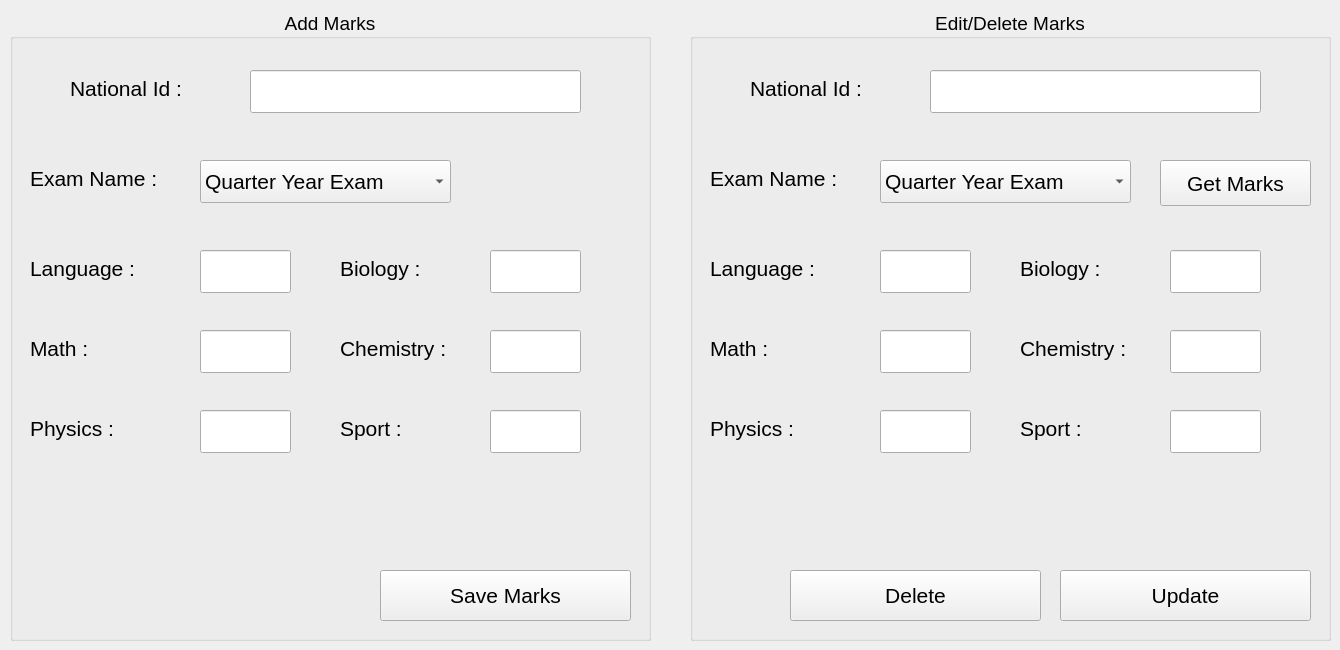
    <widget class="QWidget" name="tab_2">
     <attribute name="title">
      <string>Tab 2</string>
     </attribute>
     <widget class="QGroupBox" name="add_marks_groupBox">
      <property name="geometry">
       <rect>
        <x>10</x>
        <y>10</y>
        <width>641</width>
        <height>631</height>
       </rect>
      </property>
      <property name="font">
       <font>
        <pointsize>14</pointsize>
       </font>
      </property>
      <property name="title">
       <string>Add Marks</string>
      </property>
      <property name="alignment">
       <set>Qt::AlignCenter</set>
      </property>
      <widget class="QLabel" name="national_id_label_marks">
       <property name="geometry">
        <rect>
         <x>60</x>
         <y>60</y>
         <width>152</width>
         <height>37</height>
        </rect>
       </property>
       <property name="font">
        <font>
         <pointsize>16</pointsize>
        </font>
       </property>
       <property name="text">
        <string>National Id : </string>
       </property>
      </widget>
      <widget class="QLineEdit" name="national_id_lineEdit_marks">
       <property name="geometry">
        <rect>
         <x>240</x>
         <y>60</y>
         <width>331</width>
         <height>43</height>
        </rect>
       </property>
       <property name="font">
        <font>
         <pointsize>16</pointsize>
        </font>
       </property>
      </widget>
      <widget class="QLabel" name="language_label">
       <property name="geometry">
        <rect>
         <x>20</x>
         <y>240</y>
         <width>137</width>
         <height>37</height>
        </rect>
       </property>
       <property name="font">
        <font>
         <pointsize>16</pointsize>
        </font>
       </property>
       <property name="text">
        <string>Language : </string>
       </property>
      </widget>
      <widget class="QLineEdit" name="language_lineEdit">
       <property name="geometry">
        <rect>
         <x>190</x>
         <y>240</y>
         <width>91</width>
         <height>43</height>
        </rect>
       </property>
       <property name="font">
        <font>
         <pointsize>16</pointsize>
        </font>
       </property>
      </widget>
      <widget class="QLabel" name="biology_label">
       <property name="geometry">
        <rect>
         <x>330</x>
         <y>240</y>
         <width>110</width>
         <height>37</height>
        </rect>
       </property>
       <property name="font">
        <font>
         <pointsize>16</pointsize>
        </font>
       </property>
       <property name="text">
        <string>Biology : </string>
       </property>
      </widget>
      <widget class="QLineEdit" name="biology_lineEdit">
       <property name="geometry">
        <rect>
         <x>480</x>
         <y>240</y>
         <width>91</width>
         <height>43</height>
        </rect>
       </property>
       <property name="font">
        <font>
         <pointsize>16</pointsize>
        </font>
       </property>
      </widget>
      <widget class="QLabel" name="math_label">
       <property name="geometry">
        <rect>
         <x>20</x>
         <y>320</y>
         <width>82</width>
         <height>37</height>
        </rect>
       </property>
       <property name="font">
        <font>
         <pointsize>16</pointsize>
        </font>
       </property>
       <property name="text">
        <string>Math : </string>
       </property>
      </widget>
      <widget class="QLineEdit" name="math_lineEdit">
       <property name="geometry">
        <rect>
         <x>190</x>
         <y>320</y>
         <width>91</width>
         <height>43</height>
        </rect>
       </property>
       <property name="font">
        <font>
         <pointsize>16</pointsize>
        </font>
       </property>
      </widget>
      <widget class="QLabel" name="chemistry_label">
       <property name="geometry">
        <rect>
         <x>330</x>
         <y>320</y>
         <width>138</width>
         <height>37</height>
        </rect>
       </property>
       <property name="font">
        <font>
         <pointsize>16</pointsize>
        </font>
       </property>
       <property name="text">
        <string>Chemistry : </string>
       </property>
      </widget>
      <widget class="QLineEdit" name="chemistry_lineEdit">
       <property name="geometry">
        <rect>
         <x>480</x>
         <y>320</y>
         <width>91</width>
         <height>43</height>
        </rect>
       </property>
       <property name="font">
        <font>
         <pointsize>16</pointsize>
        </font>
       </property>
      </widget>
      <widget class="QLabel" name="exam_label">
       <property name="geometry">
        <rect>
         <x>20</x>
         <y>150</y>
         <width>161</width>
         <height>37</height>
        </rect>
       </property>
       <property name="font">
        <font>
         <pointsize>16</pointsize>
        </font>
       </property>
       <property name="text">
        <string>Exam Name : </string>
       </property>
      </widget>
      <widget class="QComboBox" name="exam_name_comboBox">
       <property name="geometry">
        <rect>
         <x>190</x>
         <y>150</y>
         <width>251</width>
         <height>43</height>
        </rect>
       </property>
       <property name="font">
        <font>
         <pointsize>16</pointsize>
        </font>
       </property>
       <item>
        <property name="text">
         <string>Quarter Year Exam</string>
        </property>
       </item>
       <item>
        <property name="text">
         <string>Half Year Exam</string>
        </property>
       </item>
       <item>
        <property name="text">
         <string>Final Exam</string>
        </property>
       </item>
      </widget>
      <widget class="QLabel" name="physics_label">
       <property name="geometry">
        <rect>
         <x>20</x>
         <y>400</y>
         <width>104</width>
         <height>37</height>
        </rect>
       </property>
       <property name="font">
        <font>
         <pointsize>16</pointsize>
        </font>
       </property>
       <property name="text">
        <string>Physics : </string>
       </property>
      </widget>
      <widget class="QLineEdit" name="physics_lineEdit">
       <property name="geometry">
        <rect>
         <x>190</x>
         <y>400</y>
         <width>91</width>
         <height>43</height>
        </rect>
       </property>
       <property name="font">
        <font>
         <pointsize>16</pointsize>
        </font>
       </property>
      </widget>
      <widget class="QLabel" name="sport_label">
       <property name="geometry">
        <rect>
         <x>330</x>
         <y>400</y>
         <width>84</width>
         <height>37</height>
        </rect>
       </property>
       <property name="font">
        <font>
         <pointsize>16</pointsize>
        </font>
       </property>
       <property name="text">
        <string>Sport : </string>
       </property>
      </widget>
      <widget class="QLineEdit" name="sport_lineEdit">
       <property name="geometry">
        <rect>
         <x>480</x>
         <y>400</y>
         <width>91</width>
         <height>43</height>
        </rect>
       </property>
       <property name="font">
        <font>
         <pointsize>16</pointsize>
        </font>
       </property>
      </widget>
      <widget class="QPushButton" name="save_marks_pushButton">
       <property name="geometry">
        <rect>
         <x>370</x>
         <y>560</y>
         <width>251</width>
         <height>51</height>
        </rect>
       </property>
       <property name="font">
        <font>
         <pointsize>16</pointsize>
        </font>
       </property>
       <property name="text">
        <string>Save Marks</string>
       </property>
      </widget>
     </widget>
     <widget class="QGroupBox" name="edit_marks_groupBox">
      <property name="geometry">
       <rect>
        <x>690</x>
        <y>10</y>
        <width>641</width>
        <height>631</height>
       </rect>
      </property>
      <property name="font">
       <font>
        <pointsize>14</pointsize>
       </font>
      </property>
      <property name="title">
       <string>Edit/Delete Marks</string>
      </property>
      <property name="alignment">
       <set>Qt::AlignCenter</set>
      </property>
      <widget class="QLineEdit" name="sport_lineEdit_edit">
       <property name="geometry">
        <rect>
         <x>480</x>
         <y>400</y>
         <width>91</width>
         <height>43</height>
        </rect>
       </property>
       <property name="font">
        <font>
         <pointsize>16</pointsize>
        </font>
       </property>
      </widget>
      <widget class="QComboBox" name="exam_name_comboBox_edit">
       <property name="geometry">
        <rect>
         <x>190</x>
         <y>150</y>
         <width>251</width>
         <height>43</height>
        </rect>
       </property>
       <property name="font">
        <font>
         <pointsize>16</pointsize>
        </font>
       </property>
       <item>
        <property name="text">
         <string>Quarter Year Exam</string>
        </property>
       </item>
       <item>
        <property name="text">
         <string>Half Year Exam</string>
        </property>
       </item>
       <item>
        <property name="text">
         <string>Final Exam</string>
        </property>
       </item>
      </widget>
      <widget class="QLabel" name="math_label_edit">
       <property name="geometry">
        <rect>
         <x>20</x>
         <y>320</y>
         <width>82</width>
         <height>37</height>
        </rect>
       </property>
       <property name="font">
        <font>
         <pointsize>16</pointsize>
        </font>
       </property>
       <property name="text">
        <string>Math : </string>
       </property>
      </widget>
      <widget class="QLineEdit" name="physics_lineEdit_edit">
       <property name="geometry">
        <rect>
         <x>190</x>
         <y>400</y>
         <width>91</width>
         <height>43</height>
        </rect>
       </property>
       <property name="font">
        <font>
         <pointsize>16</pointsize>
        </font>
       </property>
      </widget>
      <widget class="QLabel" name="physics_label_edit">
       <property name="geometry">
        <rect>
         <x>20</x>
         <y>400</y>
         <width>104</width>
         <height>37</height>
        </rect>
       </property>
       <property name="font">
        <font>
         <pointsize>16</pointsize>
        </font>
       </property>
       <property name="text">
        <string>Physics : </string>
       </property>
      </widget>
      <widget class="QLabel" name="language_labe_edit">
       <property name="geometry">
        <rect>
         <x>20</x>
         <y>240</y>
         <width>137</width>
         <height>37</height>
        </rect>
       </property>
       <property name="font">
        <font>
         <pointsize>16</pointsize>
        </font>
       </property>
       <property name="text">
        <string>Language : </string>
       </property>
      </widget>
      <widget class="QLabel" name="chemistry_label_edit">
       <property name="geometry">
        <rect>
         <x>330</x>
         <y>320</y>
         <width>138</width>
         <height>37</height>
        </rect>
       </property>
       <property name="font">
        <font>
         <pointsize>16</pointsize>
        </font>
       </property>
       <property name="text">
        <string>Chemistry : </string>
       </property>
      </widget>
      <widget class="QLabel" name="biology_label_edit">
       <property name="geometry">
        <rect>
         <x>330</x>
         <y>240</y>
         <width>110</width>
         <height>37</height>
        </rect>
       </property>
       <property name="font">
        <font>
         <pointsize>16</pointsize>
        </font>
       </property>
       <property name="text">
        <string>Biology : </string>
       </property>
      </widget>
      <widget class="QLabel" name="national_id_label_marks_edit">
       <property name="geometry">
        <rect>
         <x>60</x>
         <y>60</y>
         <width>152</width>
         <height>37</height>
        </rect>
       </property>
       <property name="font">
        <font>
         <pointsize>16</pointsize>
        </font>
       </property>
       <property name="text">
        <string>National Id : </string>
       </property>
      </widget>
      <widget class="QLineEdit" name="biology_lineEdit_edit">
       <property name="geometry">
        <rect>
         <x>480</x>
         <y>240</y>
         <width>91</width>
         <height>43</height>
        </rect>
       </property>
       <property name="font">
        <font>
         <pointsize>16</pointsize>
        </font>
       </property>
      </widget>
      <widget class="QLineEdit" name="national_id_lineEdit_marks_edit">
       <property name="geometry">
        <rect>
         <x>240</x>
         <y>60</y>
         <width>331</width>
         <height>43</height>
        </rect>
       </property>
       <property name="font">
        <font>
         <pointsize>16</pointsize>
        </font>
       </property>
      </widget>
      <widget class="QLineEdit" name="chemistry_lineEdit_edit">
       <property name="geometry">
        <rect>
         <x>480</x>
         <y>320</y>
         <width>91</width>
         <height>43</height>
        </rect>
       </property>
       <property name="font">
        <font>
         <pointsize>16</pointsize>
        </font>
       </property>
      </widget>
      <widget class="QLabel" name="sport_label_edit">
       <property name="geometry">
        <rect>
         <x>330</x>
         <y>400</y>
         <width>84</width>
         <height>37</height>
        </rect>
       </property>
       <property name="font">
        <font>
         <pointsize>16</pointsize>
        </font>
       </property>
       <property name="text">
        <string>Sport : </string>
       </property>
      </widget>
      <widget class="QLineEdit" name="language_lineEdit_edit">
       <property name="geometry">
        <rect>
         <x>190</x>
         <y>240</y>
         <width>91</width>
         <height>43</height>
        </rect>
       </property>
       <property name="font">
        <font>
         <pointsize>16</pointsize>
        </font>
       </property>
      </widget>
      <widget class="QLineEdit" name="math_lineEdit_edit">
       <property name="geometry">
        <rect>
         <x>190</x>
         <y>320</y>
         <width>91</width>
         <height>43</height>
        </rect>
       </property>
       <property name="font">
        <font>
         <pointsize>16</pointsize>
        </font>
       </property>
      </widget>
      <widget class="QLabel" name="exam_label_edit">
       <property name="geometry">
        <rect>
         <x>20</x>
         <y>150</y>
         <width>161</width>
         <height>37</height>
        </rect>
       </property>
       <property name="font">
        <font>
         <pointsize>16</pointsize>
        </font>
       </property>
       <property name="text">
        <string>Exam Name : </string>
       </property>
      </widget>
      <widget class="QPushButton" name="search_marks_pushButton">
       <property name="geometry">
        <rect>
         <x>470</x>
         <y>150</y>
         <width>151</width>
         <height>46</height>
        </rect>
       </property>
       <property name="font">
        <font>
         <pointsize>16</pointsize>
        </font>
       </property>
       <property name="text">
        <string>Get Marks</string>
       </property>
      </widget>
      <widget class="QPushButton" name="edit_marks_pushButton">
       <property name="geometry">
        <rect>
         <x>370</x>
         <y>560</y>
         <width>251</width>
         <height>51</height>
        </rect>
       </property>
       <property name="font">
        <font>
         <pointsize>16</pointsize>
        </font>
       </property>
       <property name="text">
        <string>Update</string>
       </property>
      </widget>
      <widget class="QPushButton" name="delete_marks_pushButton">
       <property name="geometry">
        <rect>
         <x>100</x>
         <y>560</y>
         <width>251</width>
         <height>51</height>
        </rect>
       </property>
       <property name="font">
        <font>
         <pointsize>16</pointsize>
        </font>
       </property>
       <property name="text">
        <string>Delete</string>
       </property>
      </widget>
     </widget>
    </widget>
